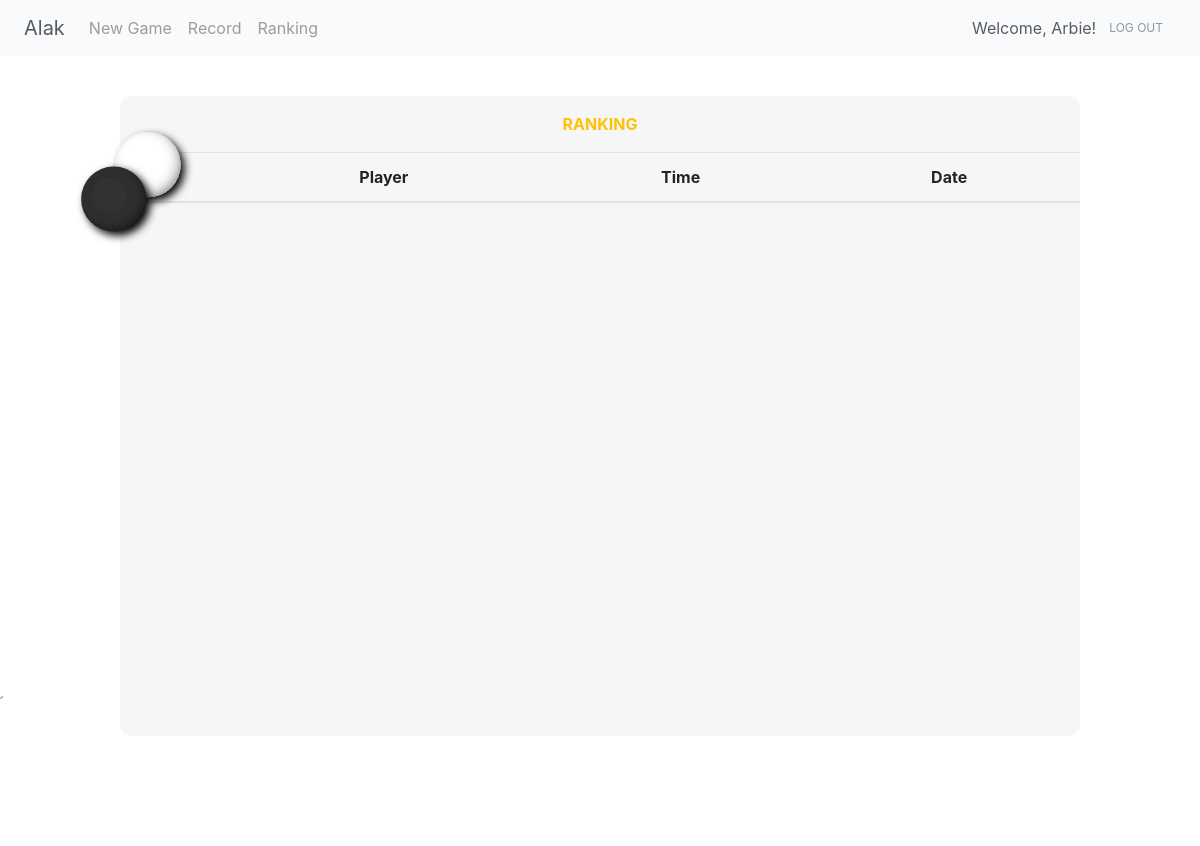
The page /ranking (signed in) on the database as committed earlier.
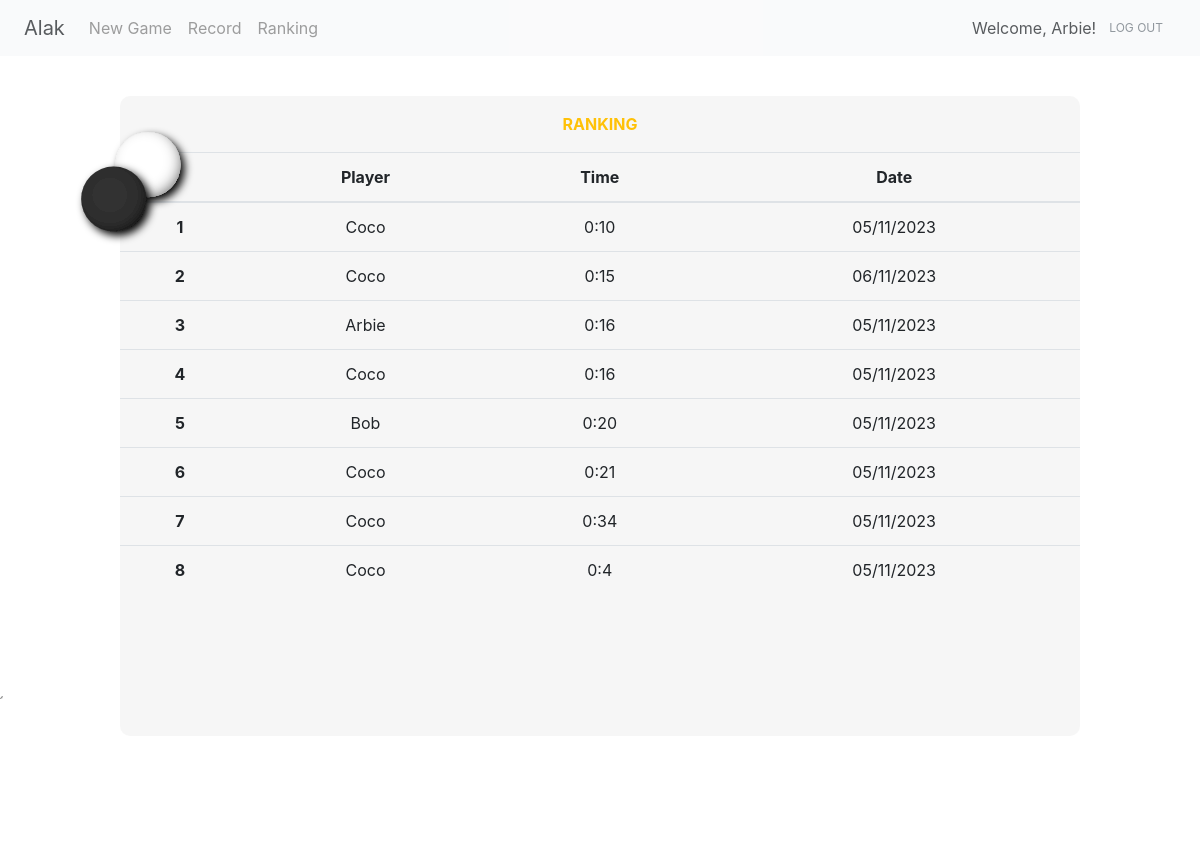
The same page on the database as committed later.
### project/models.py (models this page shows)
class User(UserMixin, db.Model):
    id = db.Column(db.Integer, primary_key=True) # primary keys are required by SQLAlchemy
    email = db.Column(db.String(100), unique=True)
    password = db.Column(db.String(100))
    name = db.Column(db.String(1000))

class Record(db.Model):
    __tablename__ = 'record'
    id = db.Column(db.Integer(), primary_key=True)
    user_id = db.Column(db.String(50))
    user_name = db.Column(db.String(50))
    time = db.Column(db.String(50))
    result = db.Column(db.String(50))
    date = db.Column(db.String(50))

### project/main.py (the view)
@main.route('/ranking')
def ranking():
    try:
        displayed_name = current_user.name
    except:
        displayed_name = "our guest"
    record = Record.query.filter_by(result="WIN").order_by(Record.time).limit(10).all()
    return render_template('ranking.html', result=record, name=displayed_name)

### project/__init__.py (called while the page is built)
def create_app():
    app = Flask(__name__)
    app.config['SECRET_KEY'] = 'secret-key-goes-here'
    app.config['SQLALCHEMY_DATABASE_URI'] = 'sqlite:///db.sqlite'
    db.init_app(app)
    with app.app_context():
        db.create_all()
    login_manager = LoginManager()
    login_manager.login_view = 'auth.signin'
    login_manager.init_app(app)
    from .models import User
    @login_manager.user_loader
    def load_user(user_id):
        return User.query.get(int(user_id))
    from .auth import auth as auth_blueprint
    app.register_blueprint(auth_blueprint)
    from .main import main as main_blueprint
    app.register_blueprint(main_blueprint)
    return app

### project/templates/ranking.html (shortened to what this page needs)
{% extends 'base.html' %}
{% block content %}
    <svg id="svg" style="position: absolute; z-index: 1; top: 15%; left: 3%;" viewBox="-2.2 -2.2 7 7" xmlns="http://www.w3.org/2000/svg" width="200" height="120">
        <use href="#piece-white" x="2" y="0"/>
        <use href="#piece-black" x="0" y="2"/>
    </svg>
    <div style="position: relative; top: 5%; overflow-x: auto;" class="square rounded-9 big-square text-center">
        <p class="text-warning text-uppercase font-weight-bold pt-3">RANKING</p>
        <table class="table">
          <thead>
            <tr>
              <th scope="col"></th>
              <th scope="col">Player</th>
              <th scope="col">Time</th>
              <th scope="col">Date</th>
            </tr>
          </thead>
          <tbody style="overflow: auto; height: 100px;">
            {% for i in range(result | length) %}
            <tr>
              <th scope="row">{{ i + 1}}</th>
              <td> {{ result[i].user_name }} </td>
              <td> {{ result[i].time }} </td>
              <td> {{ result[i].date }} </td>
            </tr>
            {% endfor %}
          </tbody>
        </table>
    </div>
{% endblock %}

### project/templates/base.html (shortened to what this page needs)
<!doctype html>
<html lang="en" style="height: 100%;">
  <head>
    <link rel="stylesheet" href="https://stackpath.bootstrapcdn.com/bootstrap/4.3.1/css/bootstrap.min.css">
    <link rel="stylesheet" href="{{ url_for('static', filename= 'css/style.css') }}">
  </head>
  <body style="background-image: url('static/background.jpg'); background-size: cover; height: 100%;">
    <nav class="navbar navbar-expand-md navbar-light bg-light" style="opacity: 0.75;">
      <a class="navbar-brand ml-sm-2">Alak</a>
      <div class="collapse navbar-collapse" id="navbarNavAltMarkup">
        <div class="navbar-nav">
          {% if current_user.is_authenticated %}
            <a class="nav-item nav-link" href="{{ url_for('main.game')}}">New Game</a>
            <a class="nav-item nav-link" href="{{ url_for('main.record')}}">Record</a>
          {% endif %}
          <a class="nav-item nav-link" href="{{ url_for('main.ranking')}}">Ranking</a>
        </div>
      </div>
      {% if current_user.is_authenticated %}
        <a class="btn-outline-warning">Welcome, {{ name }}!</a>
        <a class="btn text-secondary mr-sm-2" style="font-size: 12px;" href="{{ url_for('auth.logout') }}" >LOG OUT</a>
      {% endif %}
    </nav>
    {% block content %} {% endblock %}
  </body>
</html>

### project/static/css/style.css (style rules this page uses)
.big-square { background-color: rgba(245, 245, 245, .85); height: 80%; width: 80%; margin-left: auto; margin-right: auto; display: block; border-radius: 10px; }

Rows that differ between the two databases and show on the page:
added Record: user_name "Coco", time "0:10", date "05/11/2023"
added Record: user_name "Coco", time "0:15", date "06/11/2023"
added Record: user_name "Arbie", time "0:16", date "05/11/2023"
added Record: user_name "Coco", time "0:16", date "05/11/2023"
added Record: user_name "Bob", time "0:20", date "05/11/2023"
added Record: user_name "Coco", time "0:21", date "05/11/2023"
added Record: user_name "Coco", time "0:34", date "05/11/2023"
added Record: user_name "Coco", time "0:4", date "05/11/2023"
Other text that changed with them:
new list line: "1"
new list line: "2"
new list line: "3"
new list line: "4"
new list line: "5"
new list line: "6"
new list line: "7"
new list line: "8"
